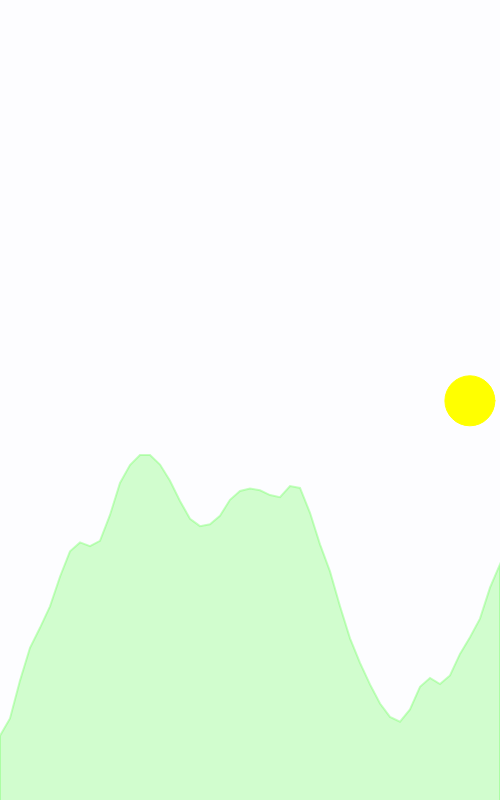
Frame 1 (no input)
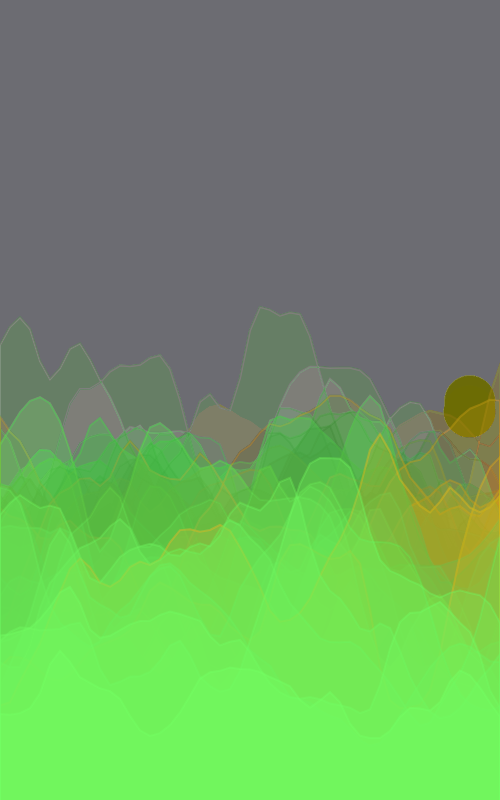
Frame 60 (no input)
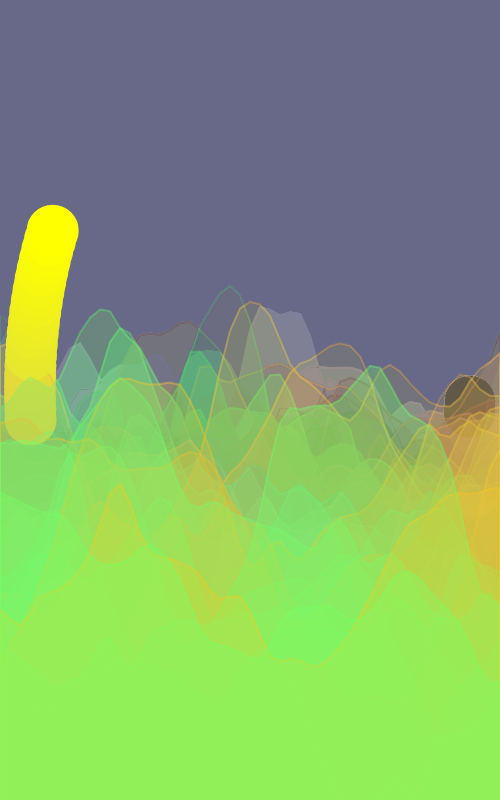
Frame 120 (the mouse pressed at the canvas centre since frame 60)

The p5.js sketch that drew these frames (run headless with seeded random() and noise() and a simulated clock; from frame 60 on, the mouse is pressed at the canvas centre):

// p5.js sketch
// ── sketch.js
//https://github.com/stavrosdidakis/DAT-GAD-405_2017
//https://p5js.org

//DAT405 / GAD405
//01_ProjectSetup
//In this example we see how to create a canvas, set and display
//the frame rate of the rendering system, and use text to
//display the frame count and rate on screen
var xOff = 0;
var yoff = 0;
var cosX;
var sinY;
var angle = 0;
var topColour = '#000000';
var bottomColour = '#000000';
var circleColour = '#DDDDDD';
var opacity = 2;
var disappear = 2;
var r = 0;
var g = 0;
var b = 0;
var a;
var c;
//Initialization function
function setup() {
  //Set the size of rendering window - pixels
  createCanvas(500, 800);

//  background(0,2);
  //Set up the frame rate (frames per second)
  //Default is 60 fps
  frameRate(30);
  topColour = 255;
  b = 0; n = 0; m = 255;
}

//Rendering function
function draw() {
  background(topColour,opacity);
  //Splits page in half with two colour blocks.
  noStroke();
  fill(b,n,m,2);
  rect(0,0,width, height/0.2);
  noFill();
//Moves generated landscape down to create sense of sky.

sunmoon();
translate(0,200);
beginShape();

// Maps perlin noise values to Y coordinates.
  for (var x = 0; x <= width; x+=10) {
    var y = map(noise(xOff,yoff),0,1,0,height);
//Finds shapes generated below a point, creating a sense of distance
//between landscape colours.
    if (y > 300) {
      state = 1;
      //y = y + 100;
      stroke(115,255,100,100);
      strokeWeight(2);
      fill(115,255,100,80);
    } else {
      state = 2;
      //y = y + 100;
      stroke(255,201,21,100);
      strokeWeight(2);
    fill(255,201,21,50);
    }
//Creates vertex points out of generated values.
    vertex(x, y);
//Adjusts pearlin values every loop to generate new shapes.
    xOff += 0.05;
  }
  yoff += 0.01;

//Creates a bottom line for the graph allowing it to be positioned.
  vertex(width, height);
  vertex(0, height);
endShape(CLOSE);
  translate(0,200);
//Calls function that generates landscape.
  //landscape();


}

function sunmoon() {
  //Increments angle, making the circle move.
  angle+=0.03;
  //Creates angles from integer value (var angle).
  var cosX = cos(angle);
  var sinY = sin(angle);
  //Maps the range created by Sin and Cos and coverts them into X & Y coordinates.
  let a = map(cosX, -1, 1, 10, width-50);
  let c = map(sinY, -1, 1, 10, height-70);
  fill(r,g,b,disappear);
  //Checks position  of ball relative to top half or bottom half of the page. Changes state
  //depending on balls position on the y axis. Changes colour variables depending on argument result.
if (c >= height/2) {
  r = 0; g = 0; b = 0;
  b = 0; n = 0; m = 0;
  topColour = 0;
  noFill();
  noStroke();
  //opacity = 2;
} else {
  b = 0; n = 0; m = 255;
  fill(255,255,0);
  stroke(255,255,0);
  topColour = 255;
  //opacity = 200;
}

ellipse(20+a, 20+c, 50, 50);
}
